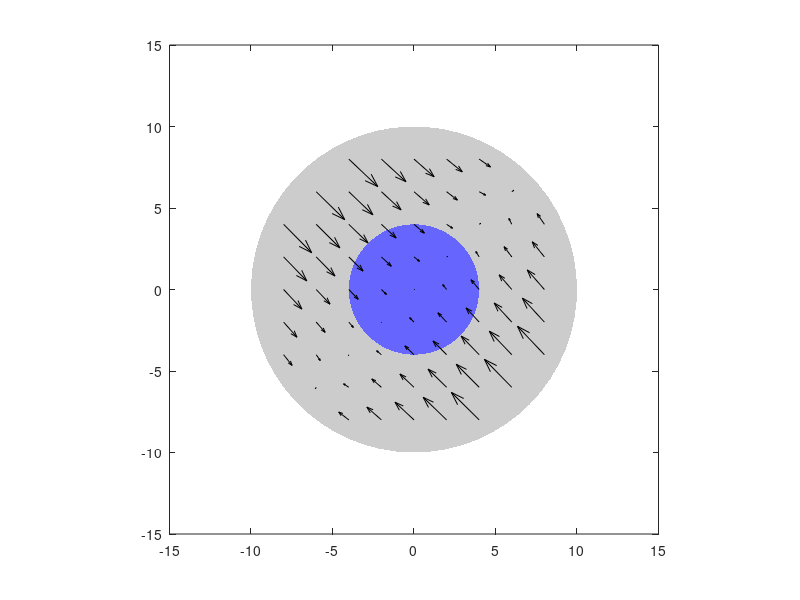

The MATLAB source for this figure:
% function UnstableField()

theta = .7853;
F_offset = 0.02;
F_offset_theta = 0;
% Fx_offset = 10;
% Fy_offset = 10;
x_offset = 0;
y_offset = 0;
neg_stiffness = 0.008;
pos_stiffness = 0.16;
axis_lim = 10;

[X,Y] = meshgrid(-axis_lim:axis_lim/5:axis_lim);
X = X(:);
Y = Y(:);
X_new = X(sqrt(X.^2+Y.^2)<10);
Y_new = Y(sqrt(X.^2+Y.^2)<10);
X = X_new;
Y = Y_new;

Fx_prime = neg_stiffness*((X-x_offset)*cos(theta) + (Y-y_offset)*sin(theta))*cos(theta) +...
    pos_stiffness*(-(X-x_offset)*sin(theta) + (Y-y_offset)*cos(theta))*sin(theta) +...
    F_offset*cos(F_offset_theta);
Fy_prime = neg_stiffness*((X-x_offset)*cos(theta) + (Y-y_offset)*sin(theta))*sin(theta) -...
    pos_stiffness*(-(X-x_offset)*sin(theta) + (Y-y_offset)*cos(theta))*cos(theta) +...
    F_offset*sin(F_offset_theta);


X_target = 4*cos(0:.1:2*pi);
Y_target = 4*sin(0:.1:2*pi);
X_workspace = 10*cos(0:.1:2*pi);
Y_workspace = 10*sin(0:.1:2*pi);

figure;
area([X_workspace X_workspace(1)],[Y_workspace Y_workspace(1)],'LineStyle','none','FaceColor',[.8 .8 .8])
hold on
area([X_target X_target(1)],[Y_target Y_target(1)],'LineStyle','none','FaceColor',[.4 .4 1])
quiver(X,Y,Fx_prime,Fy_prime,'k')
xlim([-15 15])
ylim([-15 15])
axis square
% set(gca,'ytick',[],'xtick',[])
